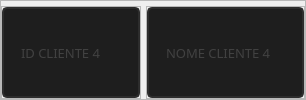
              <widget class="QFrame" name="cli4frame">
               <property name="sizePolicy">
                <sizepolicy hsizetype="Minimum" vsizetype="Minimum">
                 <horstretch>0</horstretch>
                 <verstretch>0</verstretch>
                </sizepolicy>
               </property>
               <property name="minimumSize">
                <size>
                 <width>0</width>
                 <height>50</height>
                </size>
               </property>
               <property name="frameShape">
                <enum>QFrame::StyledPanel</enum>
               </property>
               <property name="frameShadow">
                <enum>QFrame::Raised</enum>
               </property>
               <layout class="QHBoxLayout" name="horizontalLayout_49">
                <property name="spacing">
                 <number>5</number>
                </property>
                <property name="leftMargin">
                 <number>0</number>
                </property>
                <property name="topMargin">
                 <number>5</number>
                </property>
                <property name="rightMargin">
                 <number>0</number>
                </property>
                <property name="bottomMargin">
                 <number>0</number>
                </property>
                <item>
                 <widget class="QFrame" name="frame_53">
                  <property name="sizePolicy">
                   <sizepolicy hsizetype="Minimum" vsizetype="Minimum">
                    <horstretch>0</horstretch>
                    <verstretch>0</verstretch>
                   </sizepolicy>
                  </property>
                  <property name="maximumSize">
                   <size>
                    <width>140</width>
                    <height>16777215</height>
                   </size>
                  </property>
                  <property name="frameShape">
                   <enum>QFrame::StyledPanel</enum>
                  </property>
                  <property name="frameShadow">
                   <enum>QFrame::Raised</enum>
                  </property>
                  <layout class="QHBoxLayout" name="horizontalLayout_50">
                   <property name="spacing">
                    <number>0</number>
                   </property>
                   <property name="leftMargin">
                    <number>0</number>
                   </property>
                   <property name="topMargin">
                    <number>0</number>
                   </property>
                   <property name="rightMargin">
                    <number>0</number>
                   </property>
                   <property name="bottomMargin">
                    <number>0</number>
                   </property>
                   <item>
                    <widget class="QLineEdit" name="txt_idcli4">
                     <property name="sizePolicy">
                      <sizepolicy hsizetype="Expanding" vsizetype="Expanding">
                       <horstretch>0</horstretch>
                       <verstretch>0</verstretch>
                      </sizepolicy>
                     </property>
                     <property name="font">
                      <font>
                       <family>Quicksand</family>
                       <pointsize>10</pointsize>
                      </font>
                     </property>
                     <property name="styleSheet">
                      <string notr="true">QLineEdit{
	border: 2px solid rgb(45, 45, 45);
	border-radius: 5px;
	padding: 15px;
	background-color: rgb(30, 30, 30);
	color: rgb(100, 100, 100);
}
QLineEdit:hover{
	border: 2px solid rgb(55, 55, 55);
}
QLineEdit:focus{
	border: 2px solid rgb(255, 207, 0);
	color: rgb(200, 200, 200);
}</string>
                     </property>
                     <property name="maxLength">
                      <number>64</number>
                     </property>
                     <property name="placeholderText">
                      <string>ID CLIENTE 4</string>
                     </property>
                    </widget>
                   </item>
                  </layout>
                 </widget>
                </item>
                <item>
                 <widget class="QFrame" name="frame_54">
                  <property name="sizePolicy">
                   <sizepolicy hsizetype="Minimum" vsizetype="Minimum">
                    <horstretch>0</horstretch>
                    <verstretch>0</verstretch>
                   </sizepolicy>
                  </property>
                  <property name="frameShape">
                   <enum>QFrame::StyledPanel</enum>
                  </property>
                  <property name="frameShadow">
                   <enum>QFrame::Raised</enum>
                  </property>
                  <layout class="QHBoxLayout" name="horizontalLayout_51">
                   <property name="spacing">
                    <number>0</number>
                   </property>
                   <property name="leftMargin">
                    <number>0</number>
                   </property>
                   <property name="topMargin">
                    <number>0</number>
                   </property>
                   <property name="rightMargin">
                    <number>0</number>
                   </property>
                   <property name="bottomMargin">
                    <number>0</number>
                   </property>
                   <item>
                    <widget class="QLineEdit" name="txt_nome4">
                     <property name="sizePolicy">
                      <sizepolicy hsizetype="Expanding" vsizetype="Expanding">
                       <horstretch>0</horstretch>
                       <verstretch>0</verstretch>
                      </sizepolicy>
                     </property>
                     <property name="font">
                      <font>
                       <family>Quicksand</family>
                       <pointsize>10</pointsize>
                      </font>
                     </property>
                     <property name="styleSheet">
                      <string notr="true">QLineEdit{
	border: 2px solid rgb(45, 45, 45);
	border-radius: 5px;
	padding: 15px;
	background-color: rgb(30, 30, 30);
	color: rgb(100, 100, 100);
}
QLineEdit:hover{
	border: 2px solid rgb(55, 55, 55);
}
QLineEdit:focus{
	border: 2px solid rgb(255, 207, 0);
	color: rgb(200, 200, 200);
}</string>
                     </property>
                     <property name="maxLength">
                      <number>64</number>
                     </property>
                     <property name="placeholderText">
                      <string>NOME CLIENTE 4</string>
                     </property>
                    </widget>
                   </item>
                  </layout>
                 </widget>
                </item>
               </layout>
              </widget>
